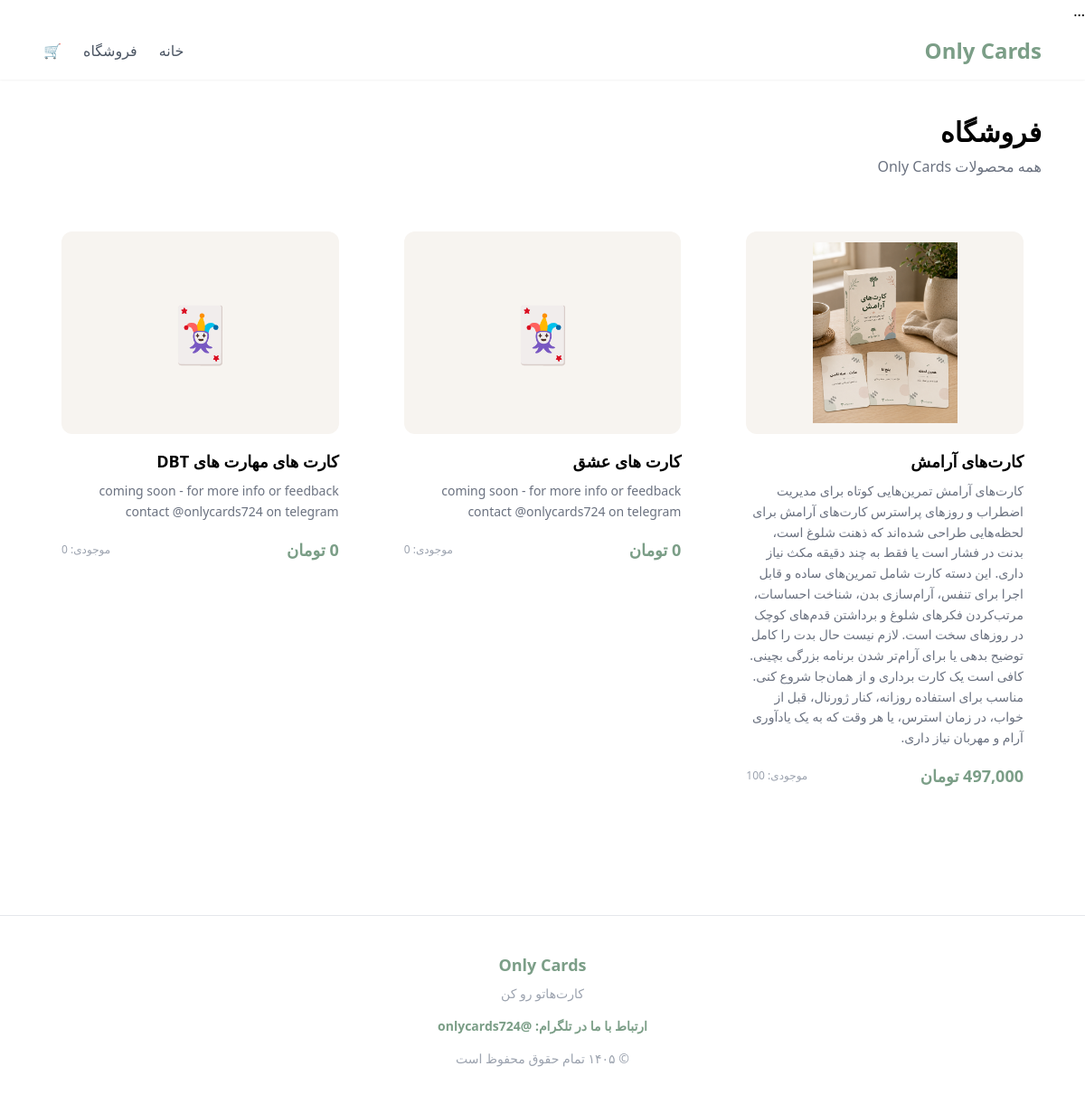
Page /shop on the committed database.
### app.py (models this page shows)
class Product(db.Model):
    id = db.Column(db.Integer, primary_key=True)
    name = db.Column(db.String(200), nullable=False)
    description = db.Column(db.Text, nullable=False)
    price = db.Column(db.Float, nullable=False)
    stock = db.Column(db.Integer, nullable=False)
    image = db.Column(db.Text, nullable=False, default='')

### app.py (the view)
@app.route('/shop')
def shop():
    products = Product.query.all()
    return render_template('shop.html', products=products)

### app.py (called while the page is built)
def split_product_images(image_text):
    if not image_text:
        return []
    return [image.strip() for image in image_text.split('||') if image.strip()]

def get_product_preview_image(product):
    images = split_product_images(product.image)
    if images:
        return images[0]
    return ''

@app.context_processor
def image_helpers():
    return dict(
        split_product_images=split_product_images,
        get_product_preview_image=get_product_preview_image
    )

### templates/shop.html
{% extends 'base.html' %}
{% block content %}
<div class="mb-10">
    <h1 class="text-3xl font-bold mb-2">فروشگاه</h1>
    <p class="text-gray-500">همه محصولات Only Cards</p>
</div>
{% if products %}
<div class="grid grid-cols-1 md:grid-cols-3 gap-8">
    {% for product in products %}
    {% set preview_image = get_product_preview_image(product) %}
    <a href="/product/{{ product.id }}" class="card p-5 block">
        <div class="bg-[#F7F4F0] rounded-xl h-56 flex items-center justify-center mb-4 text-6xl overflow-hidden">
            {% if preview_image %}
                <img src="{{ url_for('static', filename=preview_image if '/' in preview_image else 'images/' ~ preview_image) }}?v={{ product.id }}-{{ product.image|length }}"
                     alt="{{ product.name }}"
                     class="w-full h-full object-contain rounded-xl p-3"
                     onerror="this.style.display='none'; this.parentElement.innerHTML='🃏';">
            {% else %}
                {% if 'استرس' in product.name %}🧘
                {% elif 'عشق' in product.name %}💛
                {% elif 'DBT' in product.name or 'dbt' in product.name %}🌱
                {% else %}🃏
                {% endif %}
            {% endif %}
        </div>
        <h3 class="text-lg font-bold mb-2">{{ product.name }}</h3>
        <p class="text-gray-500 text-sm mb-4 leading-relaxed">
            {{ product.description }}
        </p>
        <div class="flex items-center justify-between">
            <p class="text-[#7B9E87] font-bold text-lg">
                {{ "{:,}".format(product.price|int) }} تومان
            </p>
            <span class="text-xs text-gray-400">
                موجودی: {{ product.stock }}
            </span>
        </div>
    </a>
    {% endfor %}
</div>
{% else %}
<div class="bg-white rounded-2xl p-10 text-center shadow-sm">
    <p class="text-gray-500 mb-4">هنوز محصولی در فروشگاه ثبت نشده است.</p>
    <a href="/admin" class="btn-primary inline-block">رفتن به پنل مدیریت</a>
</div>
{% endif %}
{% endblock %}

### rows in the picture
Product: name "کارت‌های آرامش", description "کارت‌های آرامش تمرین‌هایی کوتاه برای مدیریت اضطراب و روزهای پراسترس کارت‌های آرامش برای لحظه‌هایی طراحی شده‌اند که ذهنت شلوغ است، بدنت در فشار است یا فقط به چند دقیقه مکث نیاز داری. این دسته کارت شامل تمرین‌های ساده و قابل اجرا برای تنفس، آرام‌سازی بدن، شناخت احساسات، مرتب‌کردن فکرهای شلوغ و برداشتن قدم‌های کوچک در روزهای سخت است. لازم نیست حال بدت را کامل توضیح بدهی یا برای آرام‌تر شدن برنامه بزرگی بچینی. کافی است یک کارت برداری و از همان‌جا شروع کنی. مناسب برای استفاده روزانه، کنار ژورنال، قبل از خواب، در زمان استرس، یا هر وقت که به یک یادآوری آرام و مهربان نیاز داری.", price "497,000", stock "100"
Product: name "کارت های عشق", description "coming soon - for more info or feedback contact @onlycards724 on telegram", price "0", stock "0"
Product: name "کارت های مهارت های DBT", description "coming soon - for more info or feedback contact @onlycards724 on telegram", price "0", stock "0"
